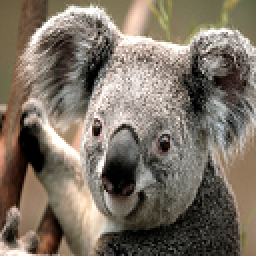
#> input picture q-9 Gaussian filter/Koala_small.bmp, 128 x 128 px (shown 2 times larger)
$ python q-9.py   (older library calls are emulated)
#> lines starting #> are read from the running program, lines starting #| are printed output that depends on the picture
import cv2
import numpy as np

img = cv2.imread("Koala_small.bmp")
#> img is the input picture: shape (128, 128, 3); mean B, G, R 101, 113.7, 124.4

size_lank = 13
k_size = (size_lank*2)+1
result = img.copy()
answer = 0*result
#> answer: shape (128, 128, 3); every value is 0
count = 0

#0 padding
H, W, C = img.shape
#> H = 128; W = 128; C = 3
out = np.zeros((H + size_lank*2, W + size_lank*2, C), dtype = np.float)
out[size_lank:size_lank + H, size_lank:size_lank + W] = img.copy().astype(np.float)
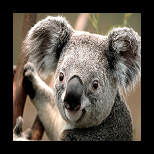
#> out: shape (154, 154, 3) float64; mean B, G, R 69.7, 78.6, 85.9


#kernel
sig = 1.3
k = np.zeros((k_size, k_size), dtype = np.float)
for x in range(-size_lank,k_size-size_lank):
    for y in range(-size_lank,k_size-size_lank):
        k[x + size_lank, y + size_lank] = np.exp(-(x**2 + y**2)/(2*sig**2))

k = k*(1/(2*np.pi*sig*sig))
k = k/k.sum()


for c in [0,1,2]:
    for i in range(img.shape[1]):
        for j in range(img.shape[0]):
            im_c = out[:, :, c].copy()
            im_k = np.sum(im_c[j : j+k_size, i : i+k_size]*k)
            answer[j, i, c] = im_k
            count += 1
            print(count)
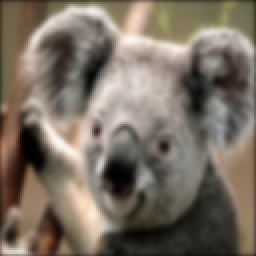
#> answer: shape (128, 128, 3) (shown 2 times larger); mean B, G, R 99.1, 111.5, 122
#> after the loop, count = 49152


cv2.imwrite("answer1.bmp", answer)
cv2.imshow("result1", answer)

cv2.waitKey(0)
#> (the run stopped early here; a loop or call above may not have finished)
